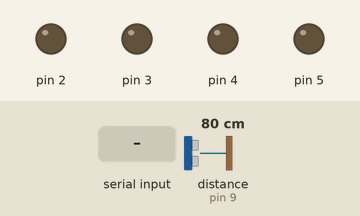
Simulated run of this sketch. Board: Arduino Leonardo, built with avr-gcc and run on an emulated ATmega32U4. Shown: output pins drawn as LEDs (lit = HIGH). Wiring (inferred from the names in the program): ultrasonic range finder: trigger pin 8; echo pin 9. The inputs (shaded band) are chosen by the test bench; at power-on: distance to the obstacle (sensor on pin 9) 80 cm. The echo pulse lasts 58.3 µs per cm; pins used as bus, display or sensor lines are not drawn.

Above: at 1.2 s.
1.3 s: "l" received over the second serial link
At 2.0 s:
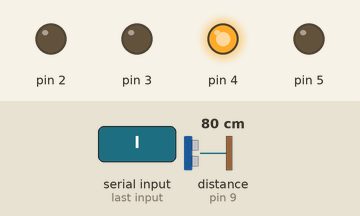
2.8 s: "r" received over the second serial link
At 3.5 s:
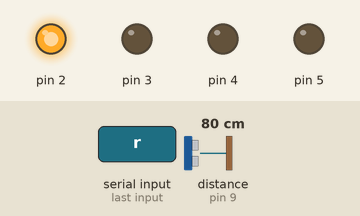
4.3 s: "b" received over the second serial link
At 4.9 s:
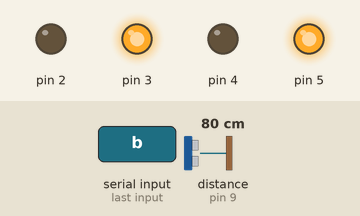
5.8 s: "f" received over the second serial link
At 6.7 s:
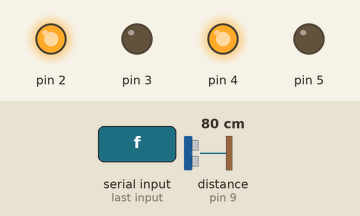
7.4 s: "s" received over the second serial link
At 8.4 s:
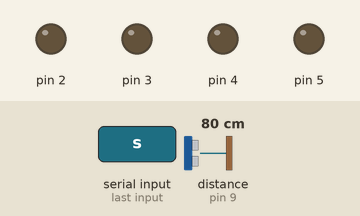
Timing chart, 0 to 9.9 s (numbered marks = the images above; inputs shaded):
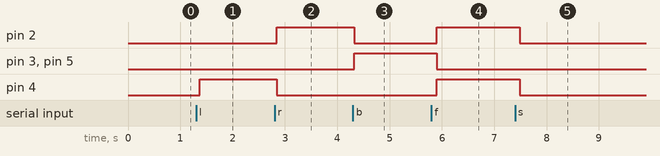

Measured:
- after the input at 1.3 s, pin 4: LOW → HIGH after 0.07 s
- after the input at 2.8 s, pin 2: LOW → HIGH after 0.05 s; pin 4: HIGH → LOW after 0.05 s
- after the input at 4.3 s, pin 2: HIGH → LOW at once; pin 3, pin 5: LOW → HIGH at once
- after the input at 5.8 s, pin 2, pin 4: LOW → HIGH after 0.10 s; pin 3, pin 5: HIGH → LOW after 0.10 s
- after the input at 7.4 s, pin 2, pin 4: HIGH → LOW after 0.09 s

The sketch:

Object_Avoidance_Refined.ino
```cpp
const int trig = 8;
const int echo = 9;
long duration;
int distance;
char lastCommand = 's'; // Initialize last command as 's' (stop)

void setup() {
  Serial1.begin(9600);
  pinMode(trig, OUTPUT);
  pinMode(echo, INPUT);
  pinMode(2, OUTPUT);
  pinMode(3, OUTPUT);
  pinMode(4, OUTPUT);
  pinMode(5, OUTPUT);
}

void loop() {
  digitalWrite(trig, LOW);
  delayMicroseconds(2);
  digitalWrite(trig, HIGH);
  delayMicroseconds(10);
  digitalWrite(trig, LOW);
  duration = pulseIn(echo, HIGH);
  distance = duration * 0.034 / 2;
  Serial1.print("Distance: ");
  Serial1.print(distance);
  Serial1.println(" cm");
  delay(100);

  if (distance <= 10) {
    stopMotors(); // Stop motors if obstacle detected
  } else {
    // If no obstacle, continue with the last command
    executeCommand(lastCommand);
  }

  if (Serial1.available() > 0) {
    lastCommand = Serial1.read(); // Update last command
    executeCommand(lastCommand); // Execute the received command
  }
}

void executeCommand(char command) {
  switch (command) {
    case 'l':
      left();
      break;
    case 'r':
      right();
      break;
    case 'b':
      backward();
      break;
    case 'f':
      forward();
      break;
    case 's':
      stopMotors();
      break;
    default:
      break;
  }
}

void forward() {
  digitalWrite(2, HIGH);
  digitalWrite(3, LOW);
  digitalWrite(4, HIGH);
  digitalWrite(5, LOW);
}

void backward() {
  digitalWrite(2, LOW);
  digitalWrite(3, HIGH);
  digitalWrite(4, LOW);
  digitalWrite(5, HIGH);
}

void left() {
  digitalWrite(2, LOW);
  digitalWrite(3, LOW);
  digitalWrite(4, HIGH);
  digitalWrite(5, LOW);
}

void right() {
  digitalWrite(2, HIGH);
  digitalWrite(3, LOW);
  digitalWrite(4, LOW);
  digitalWrite(5, LOW);
}

void stopMotors() {
  digitalWrite(2, LOW);
  digitalWrite(3, LOW);
  digitalWrite(4, LOW);
  digitalWrite(5, LOW);
}
```
